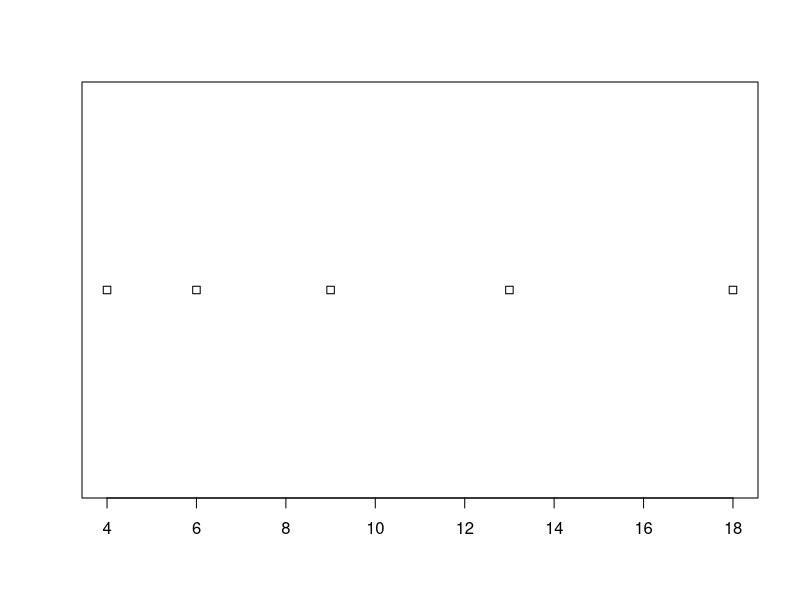
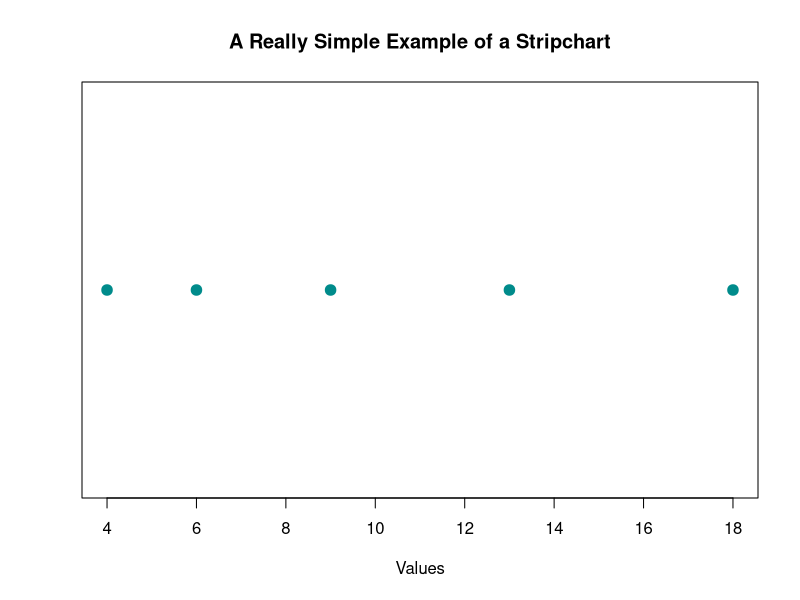
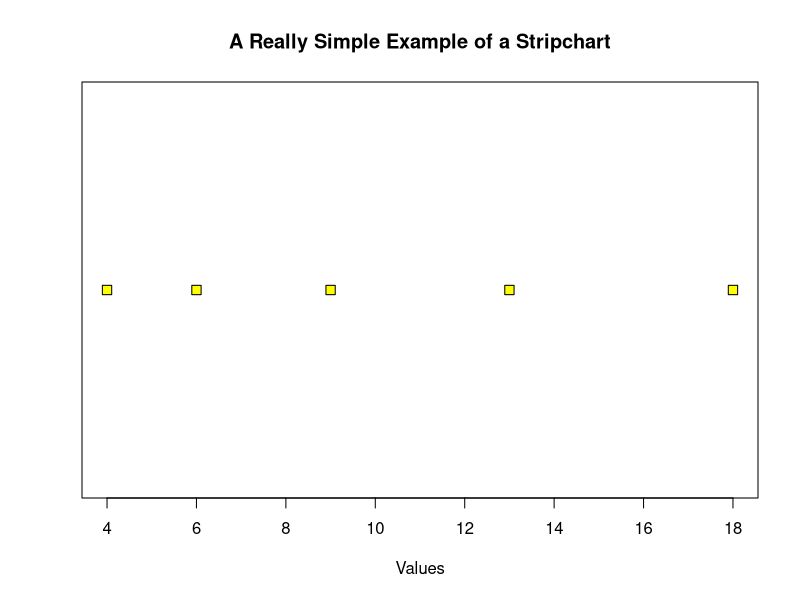
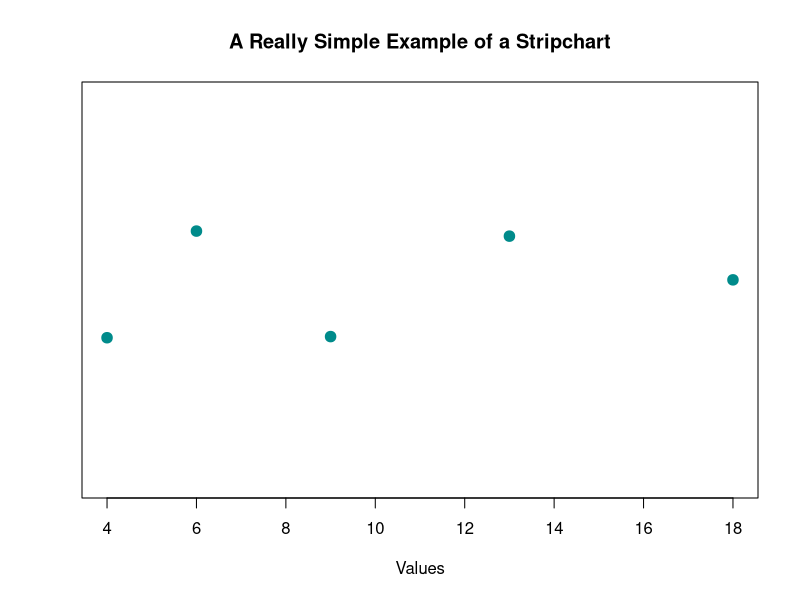
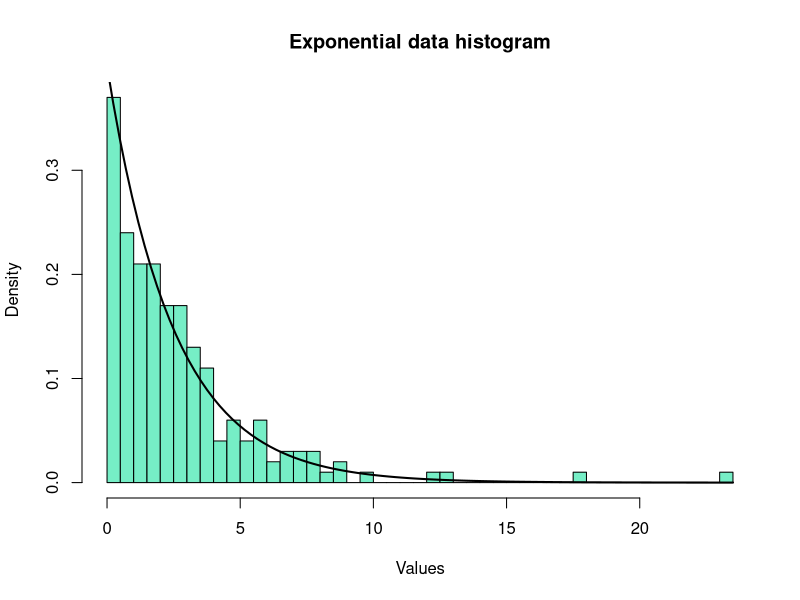
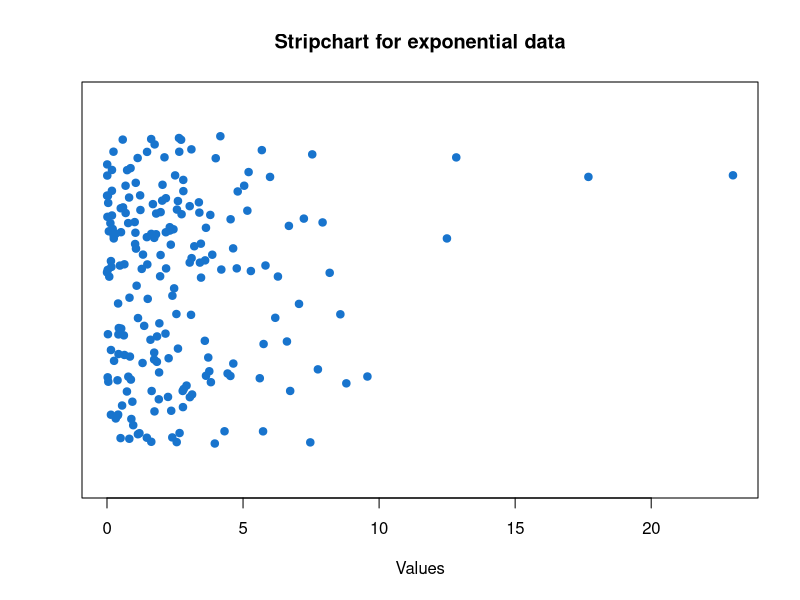
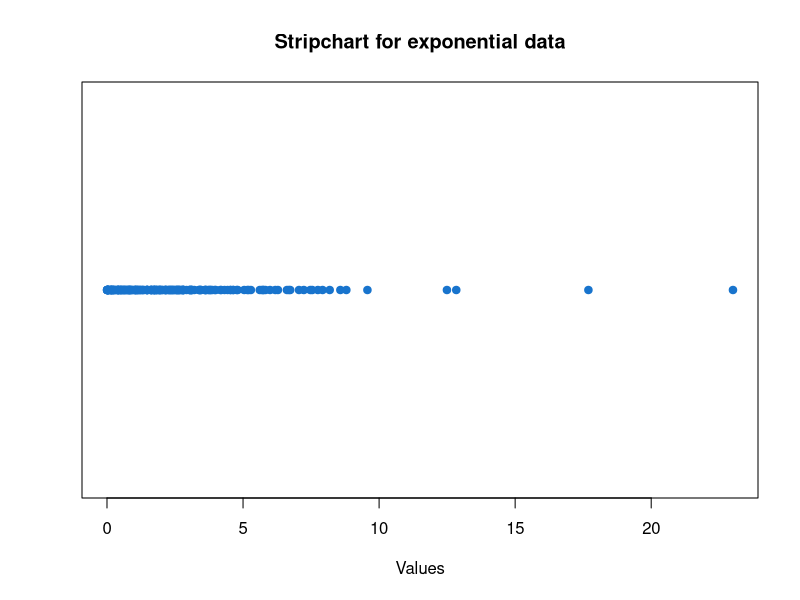
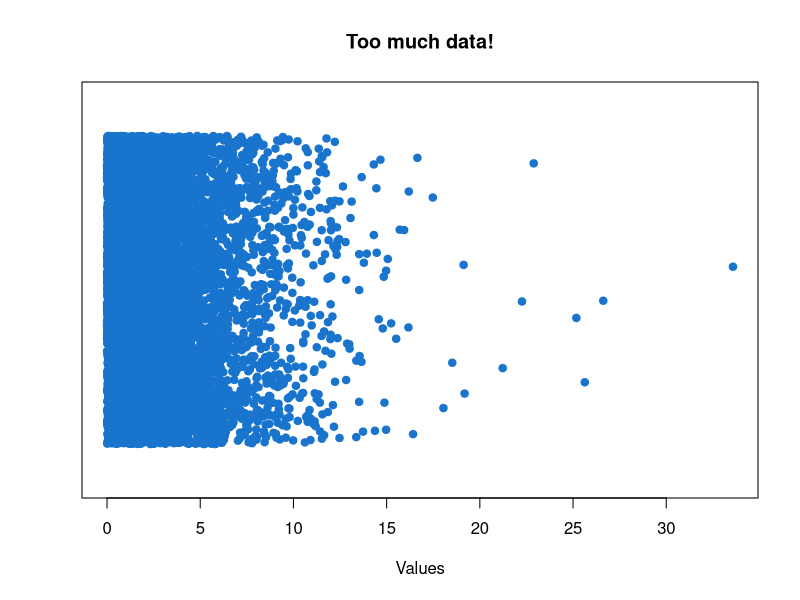

R code for these plots, in order:
## ---- chunk 1
really.simple.stripchart.example <- c(4, 6, 9, 13, 18)
## ---- chunk 2
stripchart( really.simple.stripchart.example )
## ---- chunk 3
stripchart( really.simple.stripchart.example,
            main = "A Really Simple Example of a Stripchart",
            xlab = "Values",
            pch = 19,
            cex = 1.4,
            col = "cyan4")
## ---- chunk 4
stripchart( really.simple.stripchart.example,
            main = "A Really Simple Example of a Stripchart",
            xlab = "Values",
            pch = 22,
            cex = 1.4,
            bg = "yellow")
## ---- chunk 5
stripchart( really.simple.stripchart.example,
            main = "A Really Simple Example of a Stripchart",
            xlab = "Values",
            method = "jitter",
            jitter = 0.4,
            ylim = c(0, 2),
            pch = 19,
            cex = 1.4,
            col = "cyan4")
## ---- chunk 6
stripchart.exponential.sample <- rexp(200, rate = 0.4)
## ---- chunk 7
hist( stripchart.exponential.sample,
      main = "Exponential data histogram",
      xlab = "Values",
      ylab = "Density",
      prob = TRUE,
      breaks = 50,
      col = "aquamarine2" )

curve( dexp(x, rate = 0.4), lwd = 2, add = TRUE)
## ---- chunk 8
stripchart( stripchart.exponential.sample,
            main = "Stripchart for exponential data",
            pch = 19,
            cex = 1,
            xlab = "Values",
            ylim = c(0,2),
            method = "jitter",
            jitter = 0.8,
            col = "dodgerblue3")
## ---- chunk 9
stripchart( stripchart.exponential.sample,
            main = "Stripchart for exponential data",
            pch = 19,
            cex = 1,
            xlab = "Values",
            ylim = c(0,2),
            col = "dodgerblue3")
## ---- chunk 10
stripchart( rexp(10000, 0.4),
            main = "Too much data!",
            pch = 19,
            cex = 1,
            xlab = "Values",
            method = "jitter",
            jitter = 0.8,
            ylim = c(0,2),
            col = "dodgerblue3")
## ---- chunk 11
stripchart( rexp(10000, 0.4),
            main = "Too much data!",
            pch = 19,
            cex = 0.5,
            xlab = "Values",
            method = "jitter",
            jitter = 0.8,
            ylim = c(0,2),
            col = "dodgerblue3")
## ---- chunk 12
stripchart.binomial.sample <- rbinom(250, 10, 0.7)

hist( stripchart.binomial.sample,
      main = "Histogram of binomial data",
      xlab = "Value",
      prob = TRUE,
      breaks = (-0.5):(10.5),
      col = "darkorchid1")
## ---- chunk 13
stripchart( stripchart.binomial.sample,
            main = "Discrete random variable stripchart",
            pch = 19,
            cex = 1,
            xlab = "Values",
            method = "jitter",
            jitter = 0.8,
            ylim = c(0,2),
            col = "darkorchid1")
## ---- chunk 14
random.exponential.sample.2 <- rexp(500, rate = 0.3)
## ---- chunk 15
pexp(5, rate = 0.3)
## ---- chunk 16
mean( random.exponential.sample.2 <= 5 )
## ---- chunk 17
stripchart( random.exponential.sample.2,
            main = "Data visualization of cumulative probability at x = 5",
            xlab = "Values",
            method = "jitter",
            ylim = c(0,2.5),
            jitter = 0.7,
            pch = 19,
            cex = 1,
            col = "darkslategray4")

segments( 5, 0.3, 5, 2.0, lwd = 3, lty = 1, col = "navy")
## ---- chunk 18
stripchart( random.exponential.sample.2,
            main = "Data visualization of cumulative probability at x = 5",
            xlab = "Values",
            method = "jitter",
            ylim = c(0,2.5),
            jitter = 0.7,
            pch = 19,
            cex = 1,
            col = "darkslategray4")

segments( 5, 0.3, 5, 2.0, lwd = 3, lty = 1, col = "navy")

text( 5, 2.2, "x = 5", cex = 1.2, col = "navy")
## ---- chunk 19
png( "Cool graphics.png", height = 480, width = 640)

stripchart( random.exponential.sample.2,
            main = "Data visualization of cumulative probability at x = 5",
            xlab = "Values",
            method = "jitter",
            ylim = c(0,2.5),
            jitter = 0.7,
            pch = 19,
            cex = 1,
            col = "darkslategray4")

segments( 5, 0.3, 5, 2.0,
          lwd = 3, lty = 1, col = "navy")

text( 5, 2.2, "x = 5", cex = 1.5, col = "navy")

# Don't forget to close the graphics device, and remember to use
# the parentheses!

dev.off()
## ---- chunk 20
pdf( "Cool graphics.pdf", height = 7.5, width = 11)

stripchart( random.exponential.sample.2,
            main = "Data visualization of cumulative probability at x = 5",
            xlab = "Values",
            method = "jitter",
            ylim = c(0,2.5),
            jitter = 0.7,
            pch = 19,
            cex = 1,
            col = "darkslategray4")

segments( 5, 0.3, 5, 2.0,
          lwd = 3, lty = 1, col = "navy")

text( 5, 2.2, "x = 5", cex = 1.5, col = "navy")

dev.off()
